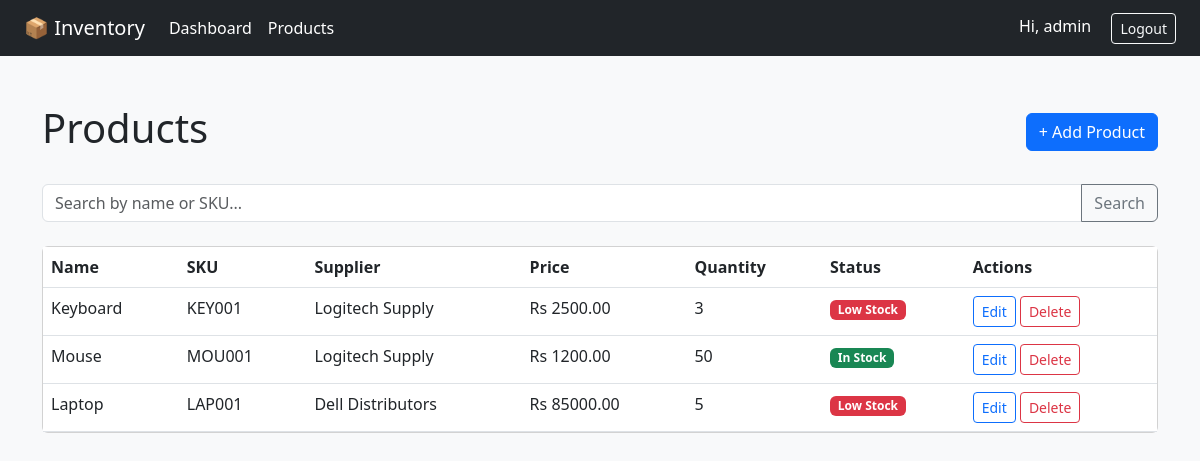
Screenshot of /products/ (signed in) with the database file from the repository.
### inventory/models.py (models this page shows, shortened)
class Product(models.Model):
    name = models.CharField(max_length=100)
    sku = models.CharField(max_length=50, unique=True)
    supplier_name = models.CharField(max_length=100, blank=True)
    price = models.DecimalField(max_digits=10, decimal_places=2)
    quantity = models.IntegerField(default=0)
    low_stock_threshold = models.IntegerField(default=10)
    created_at = models.DateTimeField(auto_now_add=True)
    def is_low_stock(self):
        return self.quantity < self.low_stock_threshold

### inventory/views.py (the view)
# urls.py: path('products/', views.product_list, name='product_list'),
@login_required(login_url='login')
def product_list(request):
    query = request.GET.get('q', '')
    products = Product.objects.all().order_by('-created_at')
    if query:
        products = products.filter(name__icontains=query) | products.filter(sku__icontains=query)
    return render(request, 'inventory/product_list.html', {'products': products, 'query': query})

### inventory/templates/inventory/product_list.html (shortened to what this page needs)
{% extends 'inventory/base.html' %}
{% block content %}
<div class="d-flex justify-content-between align-items-center mb-4">
    <h1>Products</h1>
    <a href="{% url 'product_add' %}" class="btn btn-primary">+ Add Product</a>
</div>
<form method="get" class="mb-4">
    <div class="input-group">
        <input type="text" name="q" class="form-control" placeholder="Search by name or SKU..." value="{{ query }}">
        <button class="btn btn-outline-secondary" type="submit">Search</button>
    </div>
</form>
<div class="card">
    <table class="table mb-0">
        <thead>
            <tr>
                <th>Name</th>
                <th>SKU</th>
                <th>Supplier</th>
                <th>Price</th>
                <th>Quantity</th>
                <th>Status</th>
                <th>Actions</th>
            </tr>
        </thead>
        <tbody>
            {% for product in products %}
            <tr>
                <td>{{ product.name }}</td>
                <td>{{ product.sku }}</td>
                <td>{{ product.supplier_name }}</td>
                <td>Rs {{ product.price }}</td>
                <td>{{ product.quantity }}</td>
                <td>
                    {% if product.is_low_stock %}
                        <span class="badge bg-danger">Low Stock</span>
                    {% else %}
                        <span class="badge bg-success">In Stock</span>
                    {% endif %}
                </td>
                <td>
                    <a href="{% url 'product_edit' product.pk %}" class="btn btn-sm btn-outline-primary">Edit</a>
                    <a href="{% url 'product_delete' product.pk %}" class="btn btn-sm btn-outline-danger">Delete</a>
                </td>
            </tr>
            {% empty %}
            <tr><td colspan="7" class="text-center py-4">No products yet.</td></tr>
            {% endfor %}
        </tbody>
    </table>
</div>
{% endblock %}

### inventory/templates/inventory/base.html (shortened to what this page needs)
<!DOCTYPE html>
<html>
<head>
    <link href="https://cdn.jsdelivr.net/npm/bootstrap@5.3.0/dist/css/bootstrap.min.css" rel="stylesheet">
</head>
<body class="bg-light">
    <nav class="navbar navbar-expand navbar-dark bg-dark px-4">
        <a class="navbar-brand" href="{% url 'dashboard' %}">📦 Inventory</a>
        <div class="navbar-nav">
            <a class="nav-link text-white" href="{% url 'dashboard' %}">Dashboard</a>
            <a class="nav-link text-white" href="{% url 'product_list' %}">Products</a>
        </div>
        <div class="ms-auto">
            {% if user.is_authenticated %}
                <span class="text-white me-3">Hi, {{ user.username }}</span>
                <form method="post" action="{% url 'logout' %}" class="d-inline">
                    <button type="submit" class="btn btn-outline-light btn-sm">Logout</button>
                </form>
            {% endif %}
        </div>
    </nav>
    <div class="container py-5">
        {% block content %}{% endblock %}
    </div>
</body>
</html>

### rows the page displays
Product: name "Keyboard", sku "KEY001", supplier_name "Logitech Supply", price "2500.00", quantity "3", low_stock_threshold "Low Stock"
Product: name "Mouse", sku "MOU001", supplier_name "Logitech Supply", price "1200.00", quantity "50", low_stock_threshold "In Stock"
Product: name "Laptop", sku "LAP001", supplier_name "Dell Distributors", price "85000.00", quantity "5", low_stock_threshold "Low Stock"

### other values shown
{{ user.username }} "admin"
